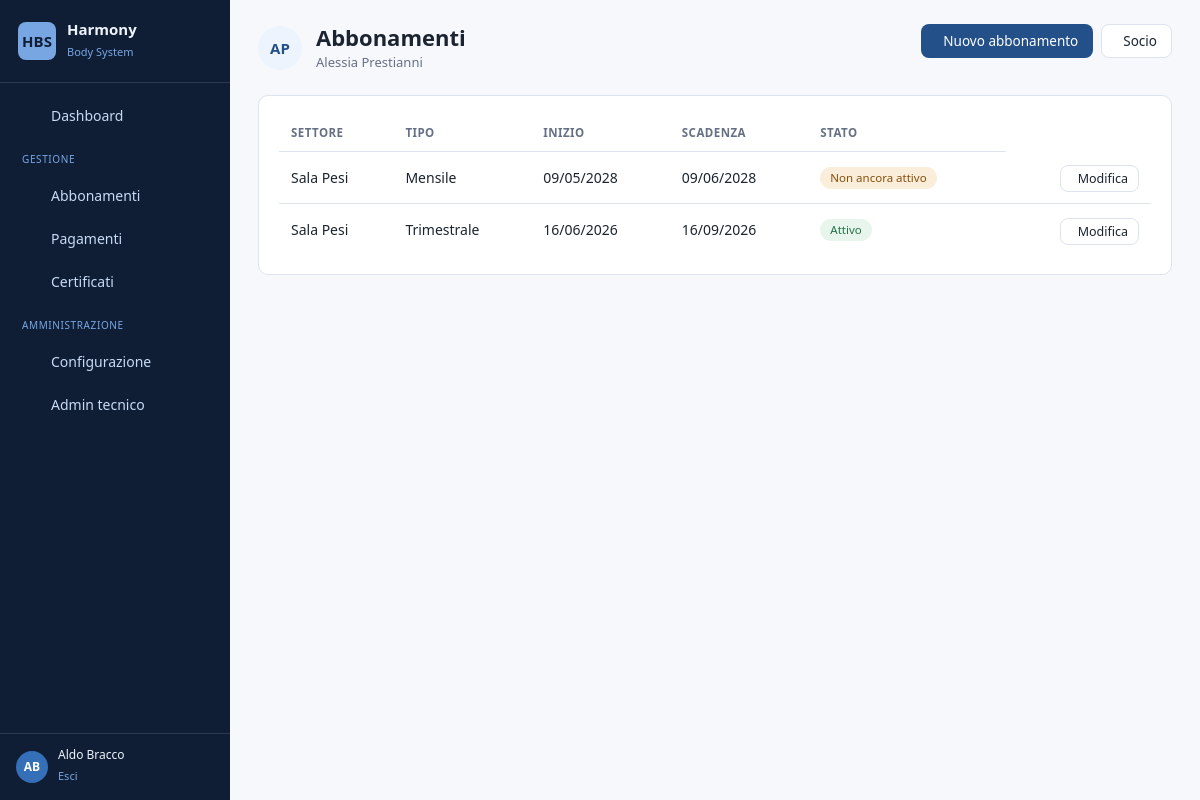
The app's page /members/subscriptions/4/ (signed in), older data.
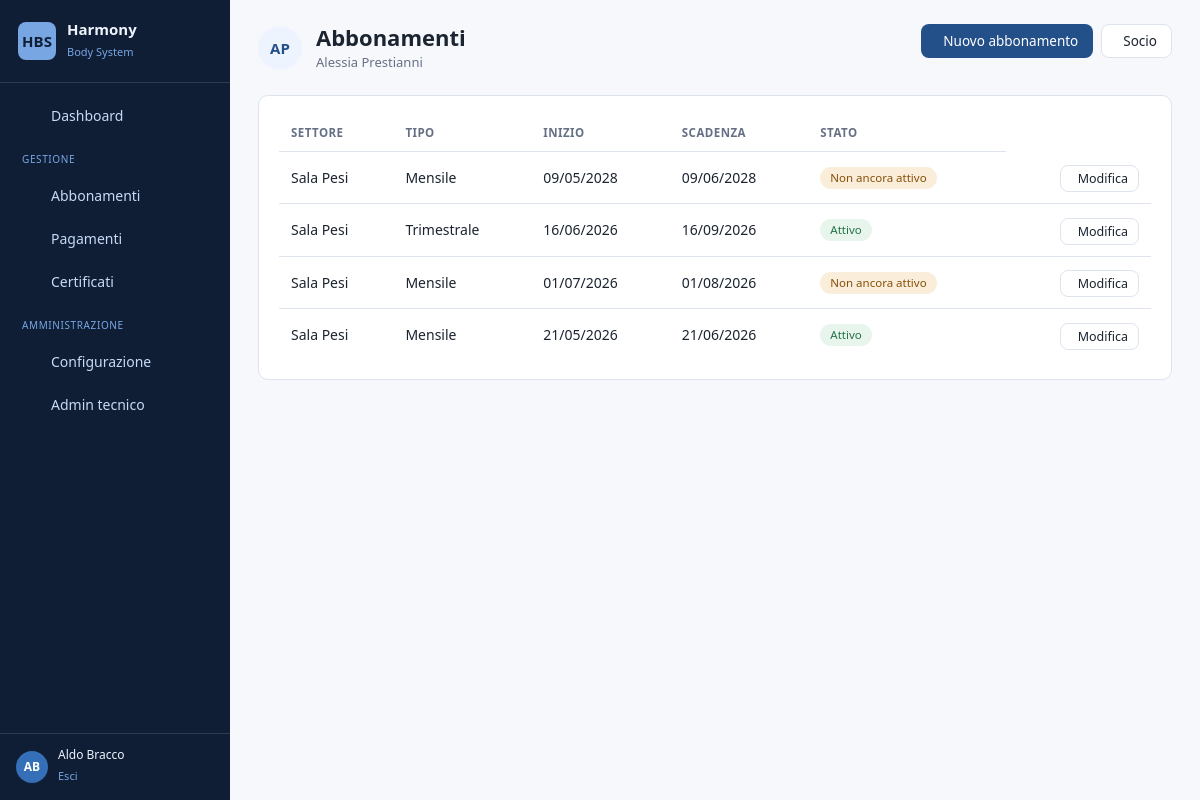
The same page, newer data.
### members/models.py (models this page shows, shortened)
class Subscription(models.Model):
    class SubscriptionType(models.TextChoices):
        MONTHLY = 'MONTHLY', _('Mensile')
        QUARTERLY = 'QUARTERLY', _('Trimestrale')
        FOURMONTH = 'FOURMONTH', _('Quadrimestrale')
        SEMESTRAL = 'SEMESTRAL', _('Semestrale')
        ANNUAL = 'ANNUAL', _('Annuale')
    member = models.ForeignKey(
        Member, on_delete=models.CASCADE,
        related_name="subscriptions", verbose_name=_("Socio"),
    )
    subscription_type = models.CharField(
        max_length=20, choices=SubscriptionType.choices,
        verbose_name=_("Tipologia abbonamento"),
    )
    sector = models.ForeignKey(
        Sector, on_delete=models.PROTECT,
        related_name="subscriptions", verbose_name=_("Settore"),
        null=True, blank=True,
    )
    start_date = models.DateField(verbose_name=_("Data inizio"))
    end_date = models.DateField(verbose_name=_("Data fine"), null=True, blank=True)
    package = models.ForeignKey(
        'Package', on_delete=models.PROTECT,
        related_name="subscriptions", verbose_name=_("Pacchetto"),
        null=True, blank=True,   # nullable per non rompere i record esistenti
    )
    class Meta:
        verbose_name = _("Abbonamento")
        verbose_name_plural = _("Abbonamenti")
        ordering = ['-end_date']
    @property
    def status(self):
        today = timezone.now().date()
        if self.end_date and self.end_date < today:
            return "Scaduto"
        elif self.start_date > today:
            return "Non ancora attivo"
        return "Attivo"

class Sector(models.Model):
    name = models.CharField(_("Settore"), max_length=100, unique=True)
    is_active = models.BooleanField(_("Attivo"), default=True)
    class Meta:
        verbose_name = _("Settore")
        verbose_name_plural = _("Settori")
        ordering = ["name"]

### members/views.py (the view)
# urls.py: path("subscriptions/<int:member_id>/", views.subscription_list, name="subscription_list"),
@office_required
def subscription_list(request, member_id):
    member = get_object_or_404(Member, id=member_id)
    subscriptions = member.subscriptions.all().order_by('-end_date')
    return render(request, 'subscription_list.html',
                  {'member': member, 'subscriptions': subscriptions})

### members/views.py (called while the page is built)
def office_required(view_func):
    @wraps(view_func)
    @login_required
    def _wrapped(request, *args, **kwargs):
        user = request.user
        if user.is_staff or user.is_superuser or getattr(user, "is_office", False):
            return view_func(request, *args, **kwargs)
        raise PermissionDenied
    return _wrapped

### templates/subscription_list.html (shortened to what this page needs)
{% extends "base.html" %}
{% load static %}
{% block content %}
<div class="hbs-pagehead">
    <div class="d-flex align-items-center" style="gap:14px;">
        <span class="hbs-avatar" style="width:44px; height:44px; font-size:15px;">{{ member.first_name|first|upper }}{{ member.last_name|first|upper }}</span>
        <div>
            <h1>Abbonamenti</h1>
            <p class="hbs-pagehead__sub">{{ member.get_full_name|default:member.username }}</p>
        </div>
    </div>
    <div class="hbs-pagehead__actions">
        <a href="{% url 'members:add_subscription_with_payment' member.id %}" class="hbs-btn hbs-btn--primary"> Nuovo abbonamento</a>
        <a href="{% url 'members:edit_member' member.id %}" class="hbs-btn hbs-btn--ghost"> Socio</a>
    </div>
</div>
<div class="hbs-card">
    {% if subscriptions %}
    <table class="hbs-table">
        <thead><tr><th>Settore</th><th>Tipo</th><th>Inizio</th><th>Scadenza</th><th>Stato</th></tr></thead>
        <tbody>
            {% for sub in subscriptions %}
            <tr>
                <td class="hbs-table__name">{% if sub.sector %}{{ sub.sector.name }}{% else %}—{% endif %}</td>
                <td>{{ sub.get_subscription_type_display }}</td>
                <td>{{ sub.start_date|date:"d/m/Y" }}</td>
                <td>{{ sub.end_date|date:"d/m/Y"|default:"—" }}</td>
                <td>
                    {% if sub.status == "Attivo" %}<span class="hbs-badge hbs-badge--ok">Attivo</span>
                    {% elif sub.status == "Scaduto" %}<span class="hbs-badge hbs-badge--danger">Scaduto</span>
                    {% else %}<span class="hbs-badge hbs-badge--warn">{{ sub.status }}</span>{% endif %}
                </td>
                <td style="text-align:right; white-space:nowrap;">
                    <a href="{% url 'members:subscription_edit' sub.pk %}" class="hbs-btn hbs-btn--ghost hbs-btn--sm"> Modifica</a>
                </td>
            </tr>
            {% endfor %}
        </tbody>
    </table>
    {% else %}
        <div class="hbs-empty"><i class="ti ti-calendar-off"></i><p>Nessun abbonamento per questo socio.</p>
        <a href="{% url 'members:add_subscription' member.id %}" class="hbs-btn hbs-btn--primary"><i class="ti ti-plus"></i> Aggiungi abbonamento</a></div>
    {% endif %}
</div>
{% endblock %}

Row changes from the older to the newer data that the page shows:
added Subscription: sector.name "Sala Pesi", subscription_type "Mensile", start_date "01/07/2026", end_date "01/08/2026", status "Non ancora attivo"
added Subscription: sector.name "Sala Pesi", subscription_type "Mensile", start_date "21/05/2026", end_date "21/06/2026", shows "Attivo"
